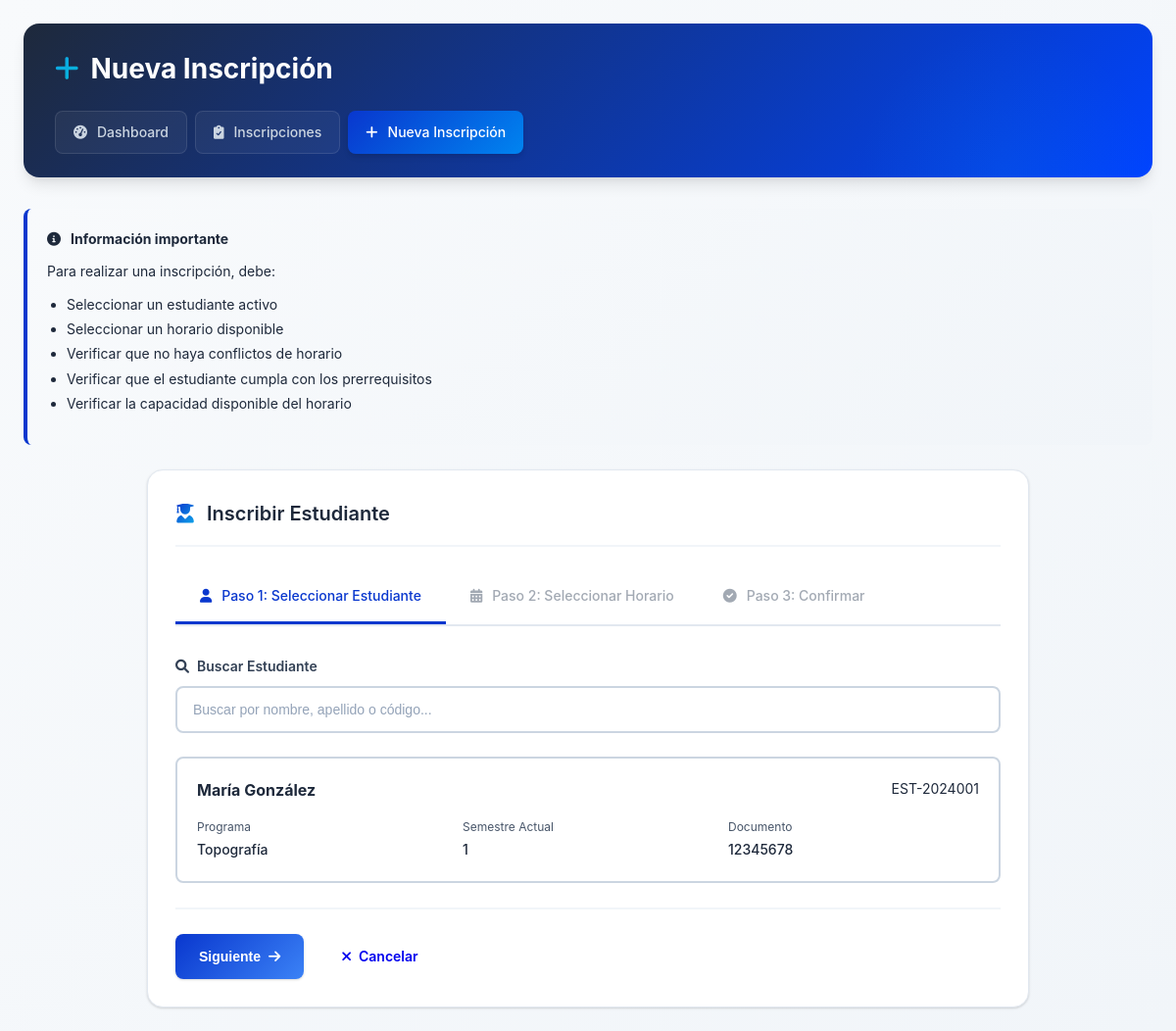
Screenshot of /coordinador/inscripciones/crear.php (signed in) with the database file from the repository.
### tables this page shows
CREATE TABLE estudiantes (
    id_estudiante INT PRIMARY KEY AUTO_INCREMENT,
    id_usuario INT UNIQUE NOT NULL,
    id_programa INT NOT NULL,
    codigo_estudiante VARCHAR(20) UNIQUE NOT NULL,
    nombres VARCHAR(100) NOT NULL,
    apellidos VARCHAR(100) NOT NULL,
    documento_identidad VARCHAR(20) UNIQUE NOT NULL,
    fecha_nacimiento DATE,
    genero ENUM('M', 'F', 'Otro'),
    telefono VARCHAR(15),
    direccion TEXT,
    semestre_actual INT DEFAULT 1,  
    estado ENUM('activo', 'inactivo', 'graduado', 'retirado') DEFAULT 'activo',
    fecha_ingreso DATE NOT NULL,
    FOREIGN KEY (id_usuario) REFERENCES usuarios(id_usuario) ON DELETE CASCADE,
    FOREIGN KEY (id_programa) REFERENCES programas_estudio(id_programa),
    CHECK (semestre_actual BETWEEN 1 AND 6)
);

CREATE TABLE programas_estudio (
    id_programa INT PRIMARY KEY AUTO_INCREMENT,
    codigo_programa VARCHAR(10) UNIQUE NOT NULL,
    nombre_programa VARCHAR(100) NOT NULL,
    duracion_semestres INT DEFAULT 6,
    descripcion TEXT,
    coordinador_id INT,
    activo BOOLEAN DEFAULT TRUE,
    FOREIGN KEY (coordinador_id) REFERENCES usuarios(id_usuario)
);

### coordinador/inscripciones/crear.php (the view, shortened to what this page needs)
<?php
$db = Database::getConnection();
$estudiante_id = isset($_GET['estudiante']) ? intval($_GET['estudiante']) : 0;
$estudiantes = $db->query("
    SELECT e.*, p.nombre_programa
    FROM estudiantes e
    JOIN programas_estudio p ON e.id_programa = p.id_programa
    WHERE e.estado = 'activo'
    ORDER BY e.apellidos, e.nombres
")->fetchAll();
?>
<!DOCTYPE html>
<html lang="es">
<head>
    <link rel="stylesheet" href="../../assets/css/main.css">
    <link rel="stylesheet" href="https://cdnjs.cloudflare.com/ajax/libs/font-awesome/6.0.0/css/all.min.css">
</head>
<body>
    <div class="container">
        <div class="header">
            <h1><i class="fas fa-plus"></i> Nueva Inscripción</h1>
            <div class="nav">
                <a href="../dashboard.php"><i class="fas fa-tachometer-alt"></i> Dashboard</a>
                <a href="index.php"><i class="fas fa-clipboard-check"></i> Inscripciones</a>
                <a href="crear.php" class="active"><i class="fas fa-plus"></i> Nueva Inscripción</a>
            </div>
        </div>
        <div class="info-box">
            <h4><i class="fas fa-info-circle"></i> Información importante</h4>
            <p>Para realizar una inscripción, debe:</p>
            <ul style="margin: 10px 0 10px 20px; line-height: 1.8;">
                <li>Seleccionar un estudiante activo</li>
                <li>Seleccionar un horario disponible</li>
                <li>Verificar que no haya conflictos de horario</li>
                <li>Verificar que el estudiante cumpla con los prerrequisitos</li>
                <li>Verificar la capacidad disponible del horario</li>
            </ul>
        </div>
        <form method="POST" class="card form-container">
            <div class="card-header">
                <h2><i class="fas fa-user-graduate"></i> Inscribir Estudiante</h2>
            </div>
            <div class="card-body">
                <div class="form-steps">
                    <div class="step active" onclick="mostrarPaso(1)">
                        <i class="fas fa-user"></i> Paso 1: Seleccionar Estudiante
                    </div>
                    <div class="step" onclick="mostrarPaso(2)">
                        <i class="fas fa-calendar-alt"></i> Paso 2: Seleccionar Horario
                    </div>
                    <div class="step" onclick="mostrarPaso(3)">
                        <i class="fas fa-check-circle"></i> Paso 3: Confirmar
                    </div>
                </div>
                <div id="paso1" class="step-content active">
                    <div class="form-group">
                        <label for="buscar_estudiante">
                            <i class="fas fa-search"></i> Buscar Estudiante
                        </label>
                        <input type="text" id="buscar_estudiante" class="form-control"
                               placeholder="Buscar por nombre, apellido o código..."
                               onkeyup="filtrarEstudiantes()">
                    </div>
                    <div id="lista-estudiantes">
                        <?php foreach ($estudiantes as $estudiante): ?>
                            <div class="estudiante-card"
                                 onclick="seleccionarEstudiante(<?php echo $estudiante['id_estudiante']; ?>, this)"
                                 data-nombre="<?php echo htmlspecialchars($estudiante['nombres'] . ' ' . $estudiante['apellidos']); ?>"
                                 data-codigo="<?php echo $estudiante['codigo_estudiante']; ?>"
                                 <?php echo $estudiante_id == $estudiante['id_estudiante'] ? 'data-selected="true"' : ''; ?>>
                                <div class="estudiante-header">
                                    <h4><?php echo htmlspecialchars($estudiante['nombres'] . ' ' . $estudiante['apellidos']); ?></h4>
                                    <span class="codigo"><?php echo $estudiante['codigo_estudiante']; ?></span>
                                </div>
                                <div class="estudiante-info">
                                    <div class="detail-item">
                                        <div class="detail-label">Programa</div>
                                        <div class="detail-value"><?php echo htmlspecialchars($estudiante['nombre_programa']); ?></div>
                                    </div>
                                    <div class="detail-item">
                                        <div class="detail-label">Semestre Actual</div>
                                        <div class="detail-value"><?php echo $estudiante['semestre_actual']; ?></div>
                                    </div>
                                    <div class="detail-item">
                                        <div class="detail-label">Documento</div>
                                        <div class="detail-value"><?php echo htmlspecialchars($estudiante['documento_identidad']); ?></div>
                                    </div>
                                </div>
                            </div>
                        <?php endforeach; ?>
                    </div>
                </div>
                <div class="form-actions">
                    <button type="button" class="btn btn-primary" id="btn-siguiente" onclick="pasoSiguiente()">
                        Siguiente <i class="fas fa-arrow-right"></i>
                    </button>
                    <a href="index.php" class="btn btn-secondary">
                        <i class="fas fa-times"></i> Cancelar
                    </a>
                </div>
            </div>
        </form>
    </div>
</body>
</html>

### assets/css/main.css (style rules this page uses)
:root { --primary: #0937ce; --primary-dark: #0044ff; --primary-light: #3b82f6; --secondary: #0084f0; --accent: #0ea5e9; --accent-cyan: #06b6d4; --success: #08962c; --warning: #f59e0b; --danger: #ef4444; --dark: #1e293b; --gray-900: #0f172a; --gray-800: #1e293b; --gray-700: #334155; --gray-600: #475569; --gray-500: #64748b; --gray-400: #94a3b8; --gray-300: #cbd5e1; --gray-200: #e2e8f0; --gray-100: #f1f5f9; --gray-50: #f8fafc; --shadow-sm: 0 1px 2px 0 rgba(0, 0, 0, 0.05); --shadow: 0 1px 3px 0 rgba(0, 0, 0, 0.1), 0 1px 2px 0 rgba(0, 0, 0, 0.06); --shadow-md: 0 4px 6px -1px rgba(0, 0, 0, 0.1), 0 2px 4px -1px rgba(0, 0, 0, 0.06); --shadow-lg: 0 10px 15px -3px rgba(0, 0, 0, 0.1), 0 4px 6px -2px rgba(0, 0, 0, 0.05); --shadow-xl: 0 20px 25px -5px rgba(0, 0, 0, 0.1), 0 10px 10px -5px rgba(0, 0, 0, 0.04); --radius-sm: 0.375rem; --radius: 0.5rem; --radius-lg: 0.75rem; --radius-xl: 1rem; }
* { margin: 0; padding: 0; box-sizing: border-box; }
body { font-family: 'Inter', 'Segoe UI', system-ui, -apple-system, sans-serif; background: linear-gradient(135deg, var(--gray-50) 0%, var(--gray-100) 100%); color: var(--gray-800); line-height: 1.6; min-height: 100vh; font-size: 14px; }
.container { max-width: 1400px; margin: 0 auto; padding: 24px; }
.header { background: linear-gradient(135deg, var(--dark) 0%, var(--primary-dark) 100%); padding: 24px 32px; border-radius: var(--radius-xl); box-shadow: var(--shadow-lg); margin-bottom: 32px; color: white; position: relative; overflow: hidden; }
.header::before { content: ''; position: absolute; top: 0; right: 0; width: 300px; height: 300px; background: radial-gradient(circle, rgba(14, 165, 233, 0.1) 0%, transparent 70%); pointer-events: none; }
.header h1 { color: white; display: flex; align-items: center; gap: 12px; font-size: 28px; font-weight: 700; margin-bottom: 8px; position: relative; z-index: 1; }
.header h1 i { background: linear-gradient(135deg, var(--accent) 0%, var(--accent-cyan) 100%); -webkit-background-clip: text; -webkit-text-fill-color: transparent; background-clip: text; }
.nav { display: flex; gap: 8px; margin-top: 20px; flex-wrap: wrap; position: relative; z-index: 1; }
.nav a { color: var(--gray-300); text-decoration: none; padding: 10px 18px; border-radius: var(--radius); transition: all 0.3s cubic-bezier(0.4, 0, 0.2, 1); display: flex; align-items: center; gap: 10px; font-weight: 500; font-size: 14px; background: rgba(255, 255, 255, 0.05); border: 1px solid rgba(255, 255, 255, 0.1); }
.nav a.active { background: linear-gradient(135deg, var(--primary) 0%, var(--secondary) 100%); color: white; border: none; box-shadow: var(--shadow-md); }
.card { background: white; border-radius: var(--radius-xl); box-shadow: var(--shadow); padding: 28px; margin-bottom: 32px; border: 1px solid var(--gray-200); transition: all 0.3s ease; position: relative; }
.card-header { display: flex; justify-content: space-between; align-items: center; margin-bottom: 24px; padding-bottom: 16px; border-bottom: 2px solid var(--gray-100); }
.card-header h2 { color: var(--dark); display: flex; align-items: center; gap: 12px; font-size: 20px; font-weight: 600; }
.card-header h2 i { color: var(--primary); background: linear-gradient(135deg, var(--primary) 0%, var(--accent) 100%); -webkit-background-clip: text; -webkit-text-fill-color: transparent; background-clip: text; }
.btn { padding: 12px 24px; border-radius: var(--radius); border: none; cursor: pointer; font-weight: 600; transition: all 0.3s cubic-bezier(0.4, 0, 0.2, 1); display: inline-flex; align-items: center; gap: 8px; text-decoration: none; font-size: 14px; position: relative; overflow: hidden; }
.btn::after { content: ''; position: absolute; top: 50%; left: 50%; width: 5px; height: 5px; background: rgba(255, 255, 255, 0.5); opacity: 0; border-radius: 100%; transform: scale(1, 1) translate(-50%); transform-origin: 50% 50%; }
.btn-primary { background: linear-gradient(135deg, var(--primary) 0%, var(--primary-light) 100%); color: white; box-shadow: var(--shadow); }
.form-group { margin-bottom: 24px; }
.form-group label { display: block; margin-bottom: 8px; color: var(--gray-700); font-weight: 500; font-size: 14px; }
.form-control { width: 100%; padding: 14px 16px; border: 2px solid var(--gray-300); border-radius: var(--radius); font-size: 14px; transition: all 0.3s ease; background: white; color: var(--gray-800); }
.form-control::placeholder { color: var(--gray-400); }

### rows the page displays
estudiantes: nombres+apellidos "María González", codigo_estudiante "EST-2024001", id_programa.nombre_programa "Topografía", semestre_actual "1", documento_identidad "12345678"
